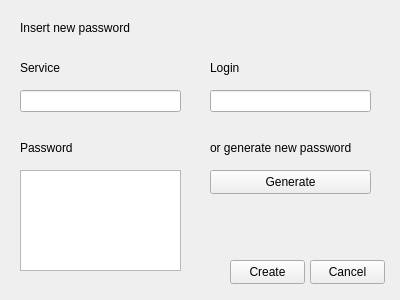
<?xml version="1.0" encoding="UTF-8"?>
<ui version="4.0">
 <class>NewInstanceDialog</class>
 <widget class="QWidget" name="NewInstanceDialog">
  <property name="geometry">
   <rect>
    <x>0</x>
    <y>0</y>
    <width>400</width>
    <height>300</height>
   </rect>
  </property>
  <property name="font">
   <font/>
  </property>
  <property name="windowTitle">
   <string>Form</string>
  </property>
  <widget class="QLineEdit" name="lineEdit">
   <property name="geometry">
    <rect>
     <x>20</x>
     <y>90</y>
     <width>161</width>
     <height>22</height>
    </rect>
   </property>
  </widget>
  <widget class="QLineEdit" name="lineEdit_2">
   <property name="geometry">
    <rect>
     <x>210</x>
     <y>90</y>
     <width>161</width>
     <height>22</height>
    </rect>
   </property>
  </widget>
  <widget class="QPushButton" name="pushButton">
   <property name="geometry">
    <rect>
     <x>230</x>
     <y>260</y>
     <width>75</width>
     <height>24</height>
    </rect>
   </property>
   <property name="text">
    <string>Create</string>
   </property>
  </widget>
  <widget class="QPushButton" name="pushButton_2">
   <property name="geometry">
    <rect>
     <x>310</x>
     <y>260</y>
     <width>75</width>
     <height>24</height>
    </rect>
   </property>
   <property name="text">
    <string>Cancel</string>
   </property>
  </widget>
  <widget class="QPushButton" name="pushButton_3">
   <property name="geometry">
    <rect>
     <x>210</x>
     <y>170</y>
     <width>161</width>
     <height>24</height>
    </rect>
   </property>
   <property name="text">
    <string>Generate</string>
   </property>
  </widget>
  <widget class="QLabel" name="label">
   <property name="geometry">
    <rect>
     <x>20</x>
     <y>140</y>
     <width>81</width>
     <height>16</height>
    </rect>
   </property>
   <property name="text">
    <string>Password</string>
   </property>
  </widget>
  <widget class="QLabel" name="label_2">
   <property name="geometry">
    <rect>
     <x>210</x>
     <y>140</y>
     <width>171</width>
     <height>16</height>
    </rect>
   </property>
   <property name="text">
    <string>or generate new password</string>
   </property>
  </widget>
  <widget class="QLabel" name="label_3">
   <property name="geometry">
    <rect>
     <x>20</x>
     <y>60</y>
     <width>81</width>
     <height>16</height>
    </rect>
   </property>
   <property name="text">
    <string>Service</string>
   </property>
  </widget>
  <widget class="QLabel" name="label_4">
   <property name="geometry">
    <rect>
     <x>210</x>
     <y>60</y>
     <width>81</width>
     <height>16</height>
    </rect>
   </property>
   <property name="text">
    <string>Login</string>
   </property>
  </widget>
  <widget class="QLabel" name="label_5">
   <property name="geometry">
    <rect>
     <x>20</x>
     <y>20</y>
     <width>191</width>
     <height>16</height>
    </rect>
   </property>
   <property name="text">
    <string>Insert new password</string>
   </property>
  </widget>
  <widget class="QTextEdit" name="textEdit">
   <property name="geometry">
    <rect>
     <x>20</x>
     <y>170</y>
     <width>161</width>
     <height>101</height>
    </rect>
   </property>
  </widget>
 </widget>
 <resources/>
 <connections/>
</ui>
